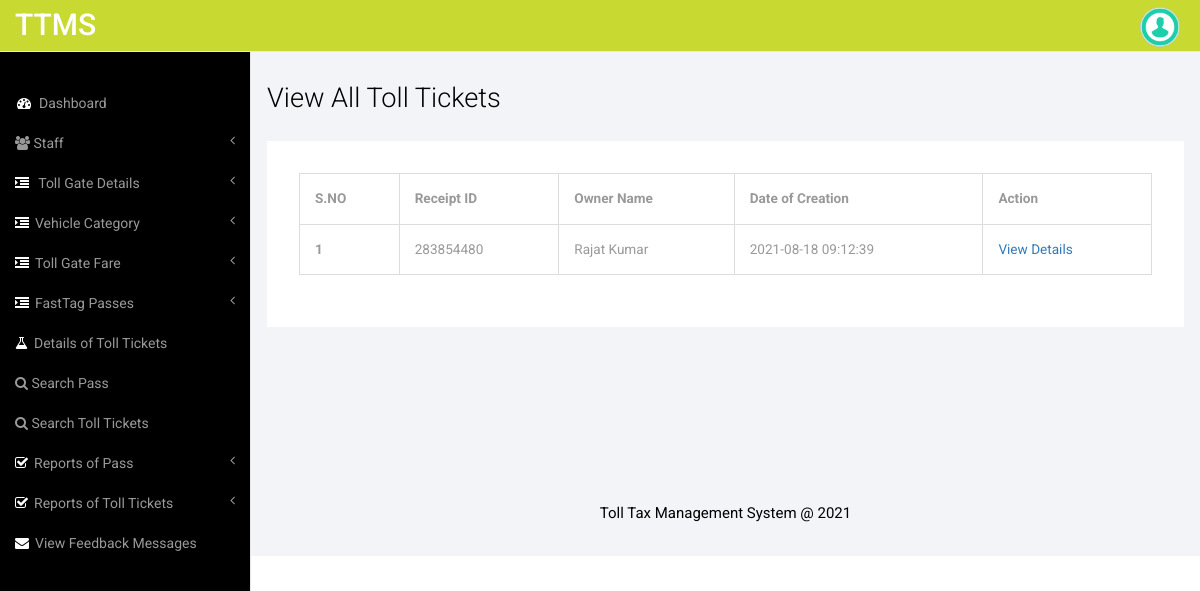
Screenshot of /admin/manage-receipt.php (signed in) with the database file from the repository.
### tables this page shows
CREATE TABLE `tblreceipt` (
  `ID` int(10) NOT NULL,
  `Staffid` int(10) DEFAULT NULL,
  `LaneNumber` varchar(120) NOT NULL,
  `Receiptid` varchar(50) DEFAULT NULL,
  `VehicleCat` varchar(120) DEFAULT NULL,
  `VehicleName` varchar(150) DEFAULT NULL,
  `OwnerName` varchar(120) DEFAULT NULL,
  `VehicleNumber` varchar(120) DEFAULT NULL,
  `EnterVehiclecity` varchar(120) DEFAULT NULL,
  `Trip` varchar(120) DEFAULT NULL,
  `Cost` varchar(120) DEFAULT NULL,
  `CreationDate` timestamp NULL DEFAULT CURRENT_TIMESTAMP
);

### admin/manage-receipt.php (the view, shortened to what this page needs)
<?php
include('includes/dbconnection.php');
if (strlen($_SESSION['ttmsaid']==0)) {
  header('location:logout.php');
  } else{
  ?>
<!DOCTYPE HTML>
<html>
<head>
<link href="css/bootstrap.min.css" rel='stylesheet' type='text/css' />
<link href="css/style.css" rel='stylesheet' type='text/css' />
<link href="css/font-awesome.css" rel="stylesheet">
</head>
<body>
<div id="wrapper">
     <?php include_once('includes/sidebar.php');?>
        <?php include_once('includes/header.php');?>
        <div id="page-wrapper">
        <div class="col-md-12 graphs">
	   <div class="xs">
  	 <h3>View All Toll Tickets</h3>
	<div class="bs-example4" data-example-id="simple-responsive-table">
    <div class="table-responsive">
      <table class="table table-bordered">
        <thead>
          <tr>
            <th>S.NO</th>
            <th>Receipt ID</th>
            <th>Owner Name</th>
            <th>Date of Creation</th>
            <th>Action</th>
            </tr>
        </thead>
        <tbody>
           <?php
$ret=mysqli_query($con,"select *from  tblreceipt");
$cnt=1;
while ($row=mysqli_fetch_array($ret)) {
?>
          <tr>
            <th scope="row"><?php echo $cnt;?></th>
                <td><?php  echo $row['Receiptid'];?></td>
                <td><?php  echo $row['OwnerName'];?></td>
                <td><?php  echo $row['CreationDate'];?></td>
                  <td><a href="view-receipt.php?viewid=<?php echo $row['ID'];?>">View Details</a></td>
                </tr>
                <?php
$cnt=$cnt+1;
}?>
        </tbody>
      </table>
    </div>
  </div>
  </div>
  <?php include_once('includes/footer.php');?>
   </div>
      </div>
   </div>
<link href="css/custom.css" rel="stylesheet">
</body>
</html>
<?php }  ?>

### admin/css/style.css (style rules this page uses)
h4, h5, h6, h1, h2, h3 { margin-top: 0; }
html, body { font-family: 'Roboto', sans-serif; font-size: 100%; background:#000; overflow-x: hidden; }
body a { transition:0.5s all; -webkit-transition:0.5s all; -moz-transition:0.5s all; -o-transition:0.5s all; -ms-transition:0.5s all; }
.graphs { padding: 2em 1em; background: #f2f4f8; font-family: 'Roboto', sans-serif; }
.bs-example4 { background: #fff; padding: 2em; }
.xs h3, .widget_head { color:#000; font-size:1.7em; font-weight:300; margin-bottom: 1em; }
.table > thead > tr > th, .table > tbody > tr > th, .table > tfoot > tr > th, .table > thead > tr > td, .table > tbody > tr > td, .table > tfoot > tr > td { border-top: none !important; }
.table > thead > tr > th, .table > tbody > tr > th, .table > tfoot > tr > th, .table > thead > tr > td, .table > tbody > tr > td, .table > tfoot > tr > td { font-size: 0.85em; color: #999; }
.table td, .table>tbody>tr>td, .table>tbody>tr>th, .table>tfoot>tr>td, .table>tfoot>tr>th, .table>thead>tr>td, .table>thead>tr>th { padding:15px !important; }
.table > thead > tr > th { border-bottom: 1px solid #ddd !important; }

### admin/css/custom.css (style rules this page uses)
#wrapper { width: 100%; }
#page-wrapper { min-height: 568px; background-color: #fff; }
@media (min-width:768px) { #page-wrapper { position: inherit; margin: 0 0 0 250px; border-left: 1px solid #e7e7e7; } }

### rows the page displays
tblreceipt: Receiptid "283854480", OwnerName "Rajat Kumar", CreationDate "2021-08-18 09:12:39"
